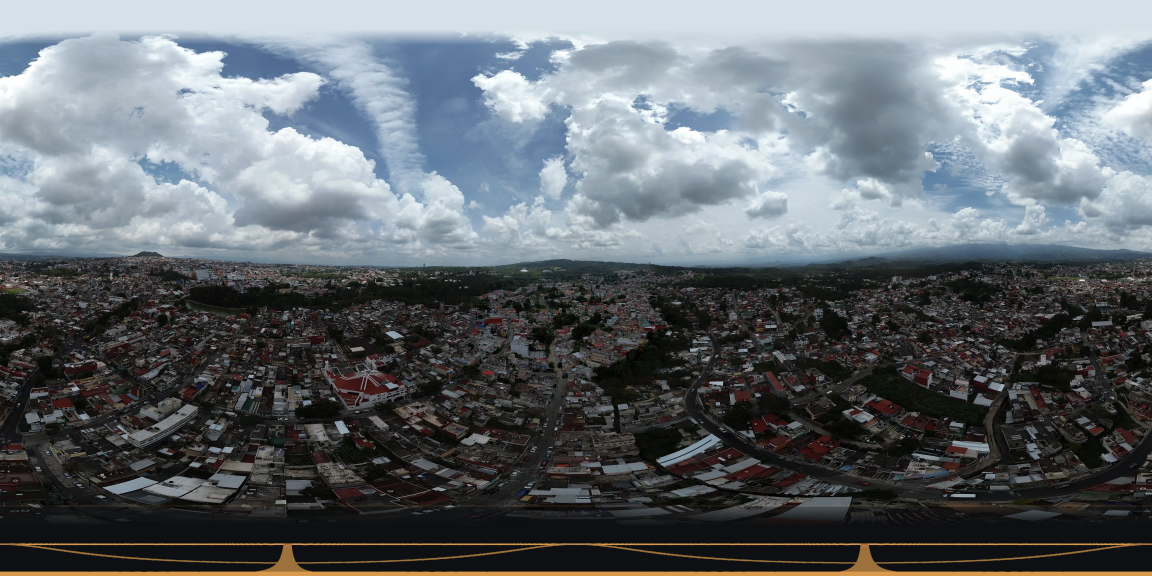
#> input picture proyectos/xalapa-demo/panoramas/aerea-xalapa.webp, 5760 x 2880 px, found by its file name (shown at 1/5 size)
$ python generar_og.py proyectos/xalapa-demo/panoramas/aerea-xalapa.webp /
#> lines starting #> are read from the running program, lines starting #| are printed output that depends on the picture
#!/usr/bin/env python3
# ============================================================================
# generar_og.py
# ----------------------------------------------------------------------------
# Genera assets/og-imagen.jpg (1200x630): la miniatura que WhatsApp / Facebook
# muestran al compartir el enlace del recorrido. Toma una panorámica como fondo,
# la oscurece y le pone el nombre del proyecto.
#
# Uso:
#   python scripts/generar_og.py <imagen_fondo> "<titulo>" "<subtitulo>"
#   python scripts/generar_og.py proyectos/xalapa-demo/panoramas/aerea-xalapa.webp \
#          "Recorrido 360°" "Xalapa, Veracruz"
# ============================================================================
import sys
import os

try:
    from PIL import Image, ImageDraw, ImageFilter, ImageEnhance, ImageFont
except ImportError:
    sys.exit("ERROR: falta Pillow.  python -m pip install Pillow")

RAIZ = os.path.dirname(os.path.dirname(os.path.abspath(__file__)))
W, H = 1200, 630
ACENTO = (217, 154, 78)

fondo_src = sys.argv[1] if len(sys.argv) > 1 else \
    os.path.join(RAIZ, "proyectos", "xalapa-demo", "panoramas", "aerea-xalapa.webp")
titulo = sys.argv[2] if len(sys.argv) > 2 else "Recorrido virtual 360°"
subtitulo = sys.argv[3] if len(sys.argv) > 3 else "Panorámika · Xalapa"
salida = os.path.join(RAIZ, "assets", "og-imagen.jpg")


def fuente(px, negrita=False):
    """Intenta una fuente del sistema; si no hay, usa la de Pillow (más pequeña)."""
    candidatas = (
        ["segoeuib.ttf", "arialbd.ttf"] if negrita else ["segoeui.ttf", "arial.ttf"]
    )
    for nombre in candidatas:
        try:
            return ImageFont.truetype(nombre, px)
        except OSError:
            continue
    return ImageFont.load_default()


with Image.open(fondo_src) as img:
#> img is the input picture: PIL image 5760x2880 RGB; mean R, G, B 100.1, 106.1, 111
    img = img.convert("RGB")
    # Recorte central a 1200x630 manteniendo proporción
    escala = max(W / img.width, H / img.height)
#> escala = 0.219
    img = img.resize((round(img.width * escala), round(img.height * escala)), Image.LANCZOS)
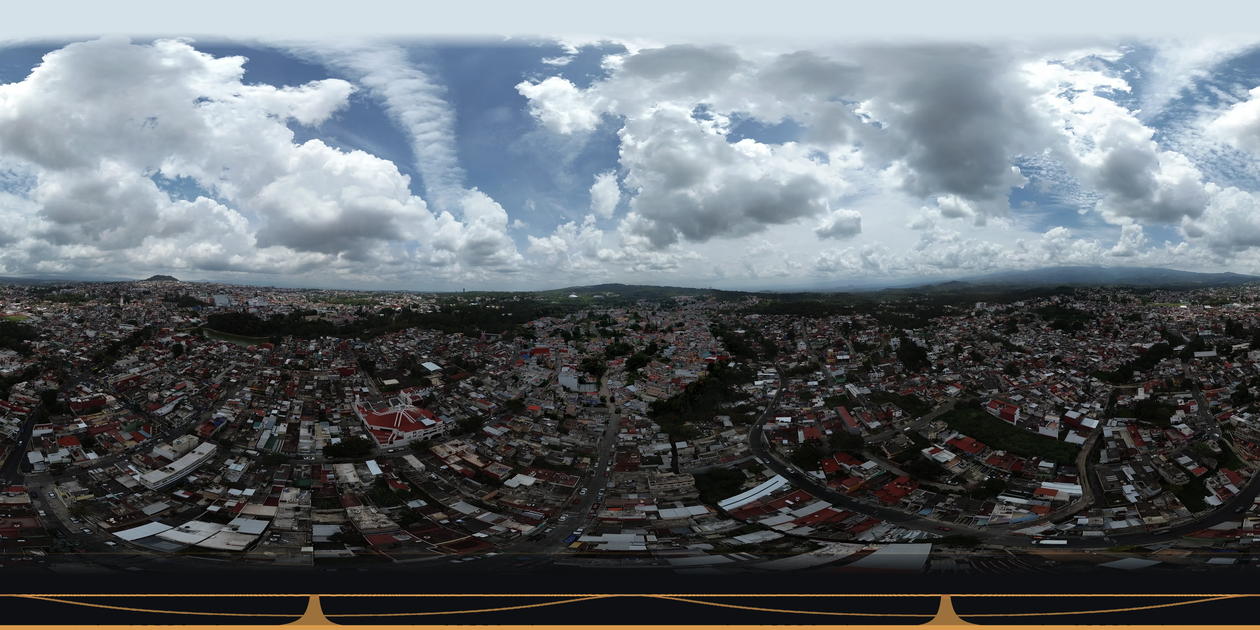
#> img: PIL image 1260x630 RGB; mean R, G, B 100.1, 106.1, 111
    izq = (img.width - W) // 2
#> izq = 30
    arr = (img.height - H) // 2
#> arr = 0
    lienzo = img.crop((izq, arr, izq + W, arr + H))
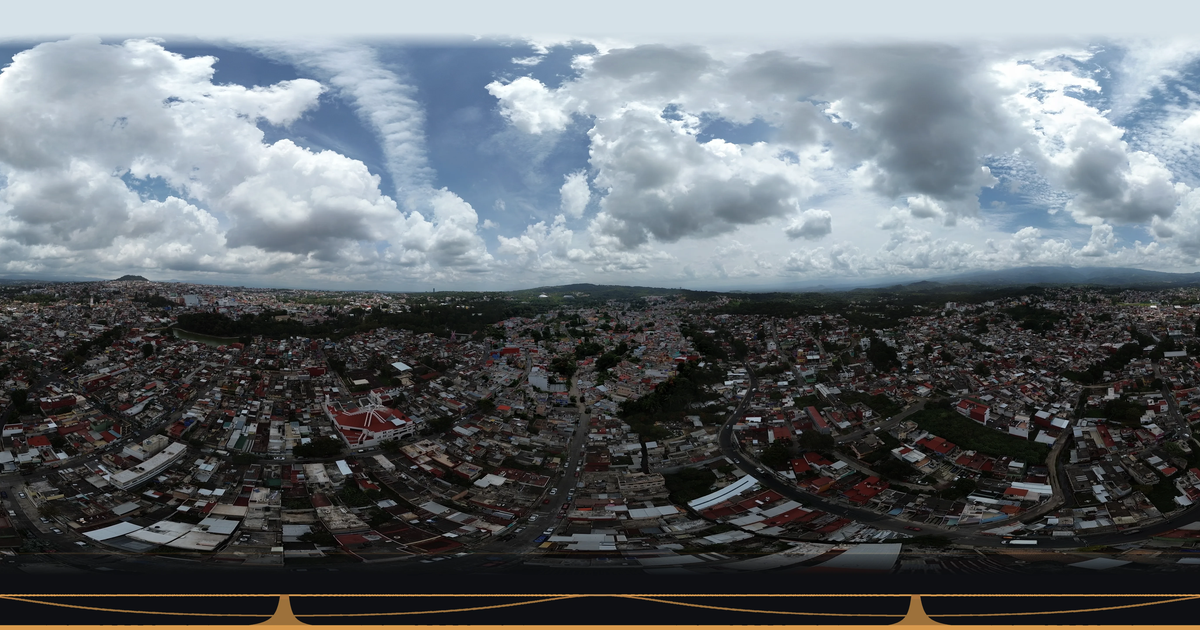
#> lienzo: PIL image 1200x630 RGB; mean R, G, B 100.2, 106.2, 111.1

lienzo = ImageEnhance.Brightness(lienzo).enhance(0.55)
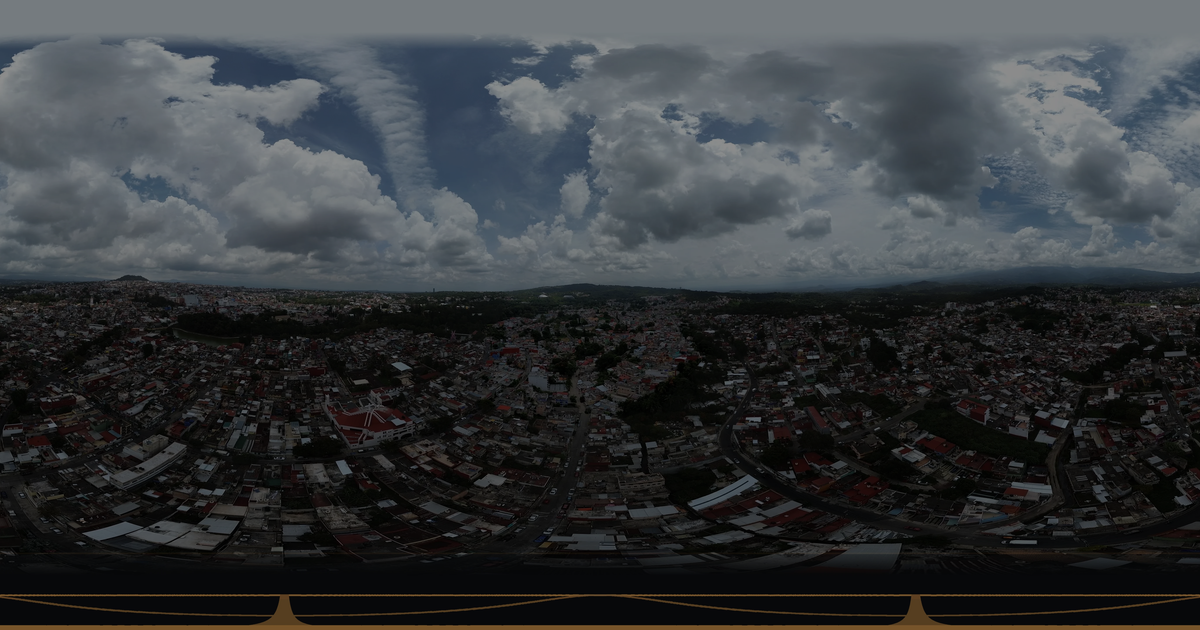
#> lienzo: PIL image 1200x630 RGB; mean R, G, B 54.6, 57.9, 60.6
lienzo = lienzo.filter(ImageFilter.GaussianBlur(1.5))

# Degradado inferior para que el texto se lea
grad = Image.new("L", (1, H), 0)
for y in range(H):
    grad.putpixel((0, y), int(200 * (y / H) ** 2))
grad = grad.resize((W, H))
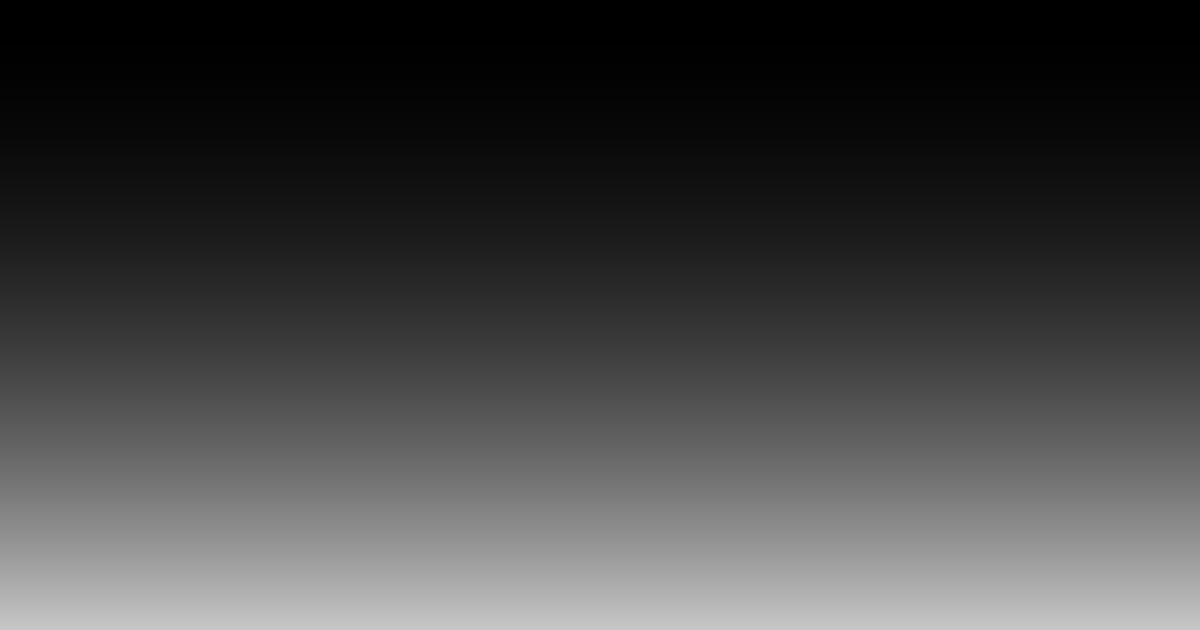
#> grad: PIL image 1200x630 L; min 0, max 199, mean 66
negro = Image.new("RGB", (W, H), (8, 9, 11))
lienzo = Image.composite(negro, lienzo, grad)
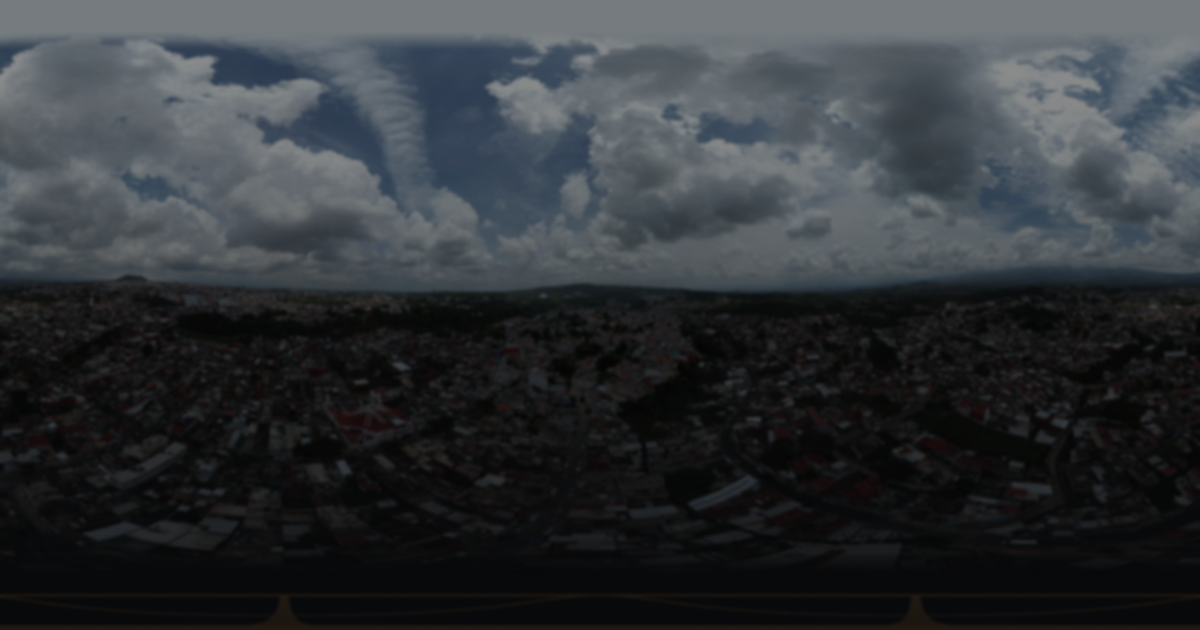
#> lienzo: PIL image 1200x630 RGB; mean R, G, B 49.2, 53, 56.4

d = ImageDraw.Draw(lienzo)
d.rectangle([64, 92, 110, 100], fill=ACENTO)          # barrita de acento
d.text((64, 118), subtitulo.upper(), font=fuente(30, True), fill=ACENTO)
d.text((64, 300), titulo, font=fuente(78, True), fill=(244, 246, 248))
d.text((64, H - 96), "Arrastra para mirar en todas direcciones · Captura con dron DJI",
       font=fuente(26), fill=(185, 192, 200))

os.makedirs(os.path.dirname(salida), exist_ok=True)
lienzo.save(salida, "JPEG", quality=86, optimize=True)
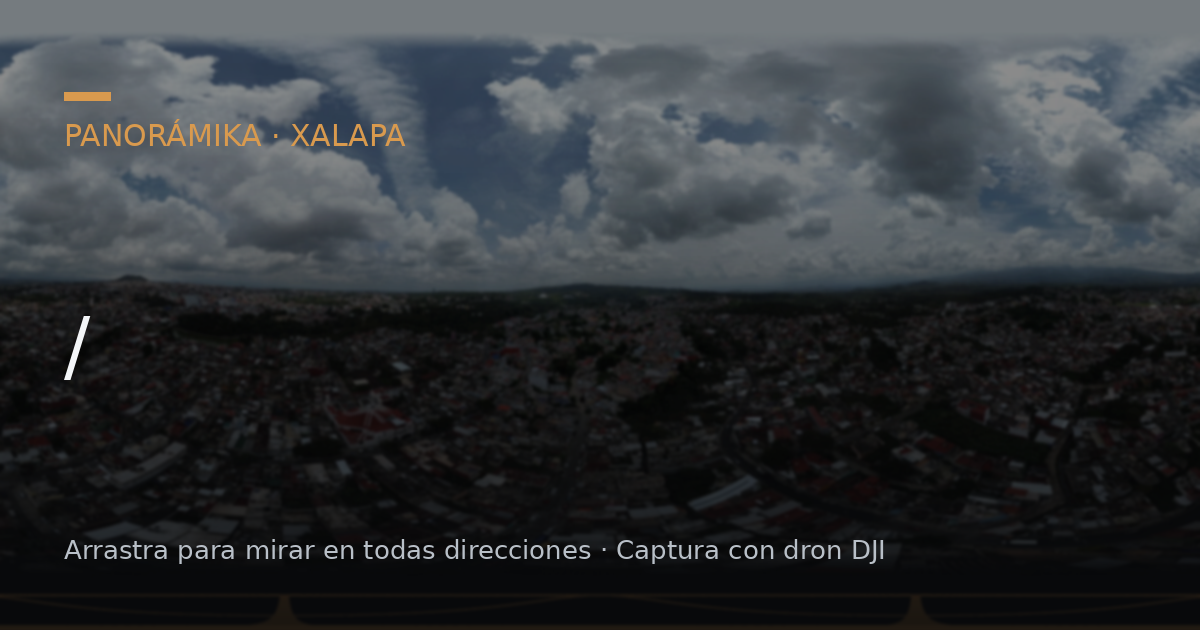
#> saved as og-imagen.jpg: PIL image 1200x630 RGB; mean R, G, B 50.7, 54.2, 57.4
print(f"OK -> {salida}  ({os.path.getsize(salida)//1024} KB)")
